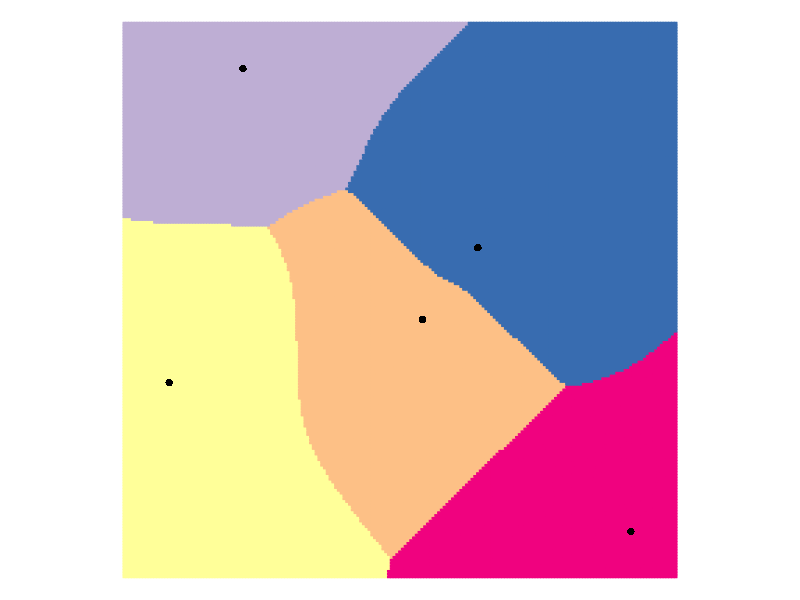

Here is the R script that generated this plot:
library(RColorBrewer)
set.seed(12373)
k <- 5
C <- matrix(rnorm(2*k), ncol=2)

xmin <- min(C[,1])-diff(range(C[,1]))*0.1
xmax <- max(C[,1])+diff(range(C[,1]))*0.1
ymin <- min(C[,2])-diff(range(C[,2]))*0.1
ymax <- max(C[,2])+diff(range(C[,2]))*0.1

# png("figures/voronoi_LInf.png", height=200, width=200)

par(mar=rep(0,4))
plot(C[,1], C[,2], asp=1, xlim=c(xmin, xmax), ylim=c(ymin, ymax), xlab=NA, ylab=NA, las=1, axes=FALSE)

d <- function(x, y) max(abs(x-y))
# d <- function(x, y) sqrt(sum(abs(x-y)^2))
# d <- function(x, y) sum(abs(x-y))
d <- function(x, y) (sum(abs(x-y)^4))^(1/4)
# d <- function(x, y) sum(abs(x-y)/abs(x+y)) # canberra - no sense
# d <- function(x, y) 1-acos(sum(x*y)/sqrt(sum(x^2))/sqrt(sum(y^2)))/pi # angular similarity -- numeric problems....

palette(RColorBrewer::brewer.pal(k+1, "Accent"))

x <- seq(xmin, xmax, length.out=200)
y <- seq(ymin, ymax, length.out=200)
z <- matrix(NA_integer_, nrow=length(y), ncol=length(x))
for (i in 1:(length(y)-1))
   for (j in 1:(length(x)-1)) {
      z[i,j] <- which.min(apply(C, 1, function(Ck) d(Ck, c(x[j], y[i]))))
      rect(x[j], y[i], x[j+1], y[i+1], col=z[i,j]+1, border=z[i,j]+1)
   }

points(C[,1], C[,2], asp=1, pch=16)

# dev.off()
